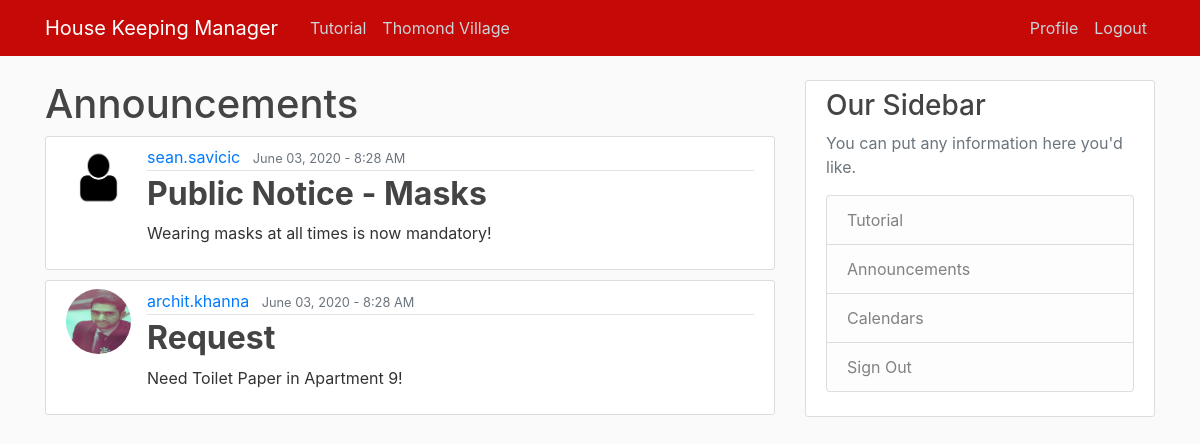
Screenshot of /home/ (signed in) with the database file from the repository.
### HKmanager/models.py (models this page shows, shortened)
class Announcement(models.Model):
    title = models.CharField(max_length=100)
    content = models.TextField()
    date_posted = models.DateTimeField(auto_now=True)
    author = models.ForeignKey(User, on_delete=models.DO_NOTHING)

### users/models.py (models this page shows, shortened)
class Profile(models.Model):
    user = models.OneToOneField(User, on_delete=models.CASCADE)
    mobile = PhoneNumberField(blank=False, null=False)
    image = models.ImageField(default='default.jpg', upload_to='profile_pics')

### HKmanager/views.py (the view)
# urls.py: path('home/', views.home, name='hk-Home'),
@login_required
def home(request):
    context = {
        'title': 'Housekeeper - Home',
        'posts': Announcement.objects.all()
    }
    return render(request, 'HKmanager/home.html', context)

### HKmanager/templates/HKmanager/home.html
{% extends "HKmanager/base.html" %}
{% block content %}
  <h1>Announcements</h1>
  {% for post in posts %}
  <article class="media content-section">
    <img class="rounded-circle article-img"src="{{ post.author.profile.image.url }}">
    <div class="media-body">
      <div class="article-metadata">
        <a class="mr-2" href="#">{{ post.author }}</a>
        <small class="text-muted aligner-right">{{ post.date_posted|date:"F d, Y - G:i A" }}</small>
      </div>
      <h2><a class="article-title" href="#">{{ post.title }}</a></h2>
      <p class="article-content">{{ post.content }}</p>
    </div>
  </article>
  {% endfor %}
{% endblock content %}

### HKmanager/static/HKmanager/main.css (style rules this page uses)
body { background: #fafafa; color: #333333; margin-top: 5rem; }
h1, h2, h3, h4, h5, h6 { color: #444444; }
div { vertical-align: middle; }
.content-section { background: #ffffff; padding: 8px 20px; vertical-align: middle; line-height: inherit; border: 1px solid #dddddd; border-radius: 3px; margin-bottom: 10px; }
.article-title { color: #444444; font-weight: bold; }
.article-content { white-space: pre-line; }
.article-img { height: 65px; width: 65px; margin-right: 16px; }
.article-metadata { padding-bottom: 1px; margin-bottom: 4px; border-bottom: 1px solid #e3e3e3 }
.aligner-right { text-align: right; }

### rows the page displays
Announcement: author.profile.image (placeholder picture), author "sean.savicic", date_posted "June 03, 2020 - 8:28 AM", title "Public Notice - Masks", content "Wearing masks at all times is now mandatory!"
Announcement: author.profile.image (picture), author "archit.khanna", date_posted "June 03, 2020 - 8:28 AM", title "Request", content "Need Toilet Paper in Apartment 9!"
